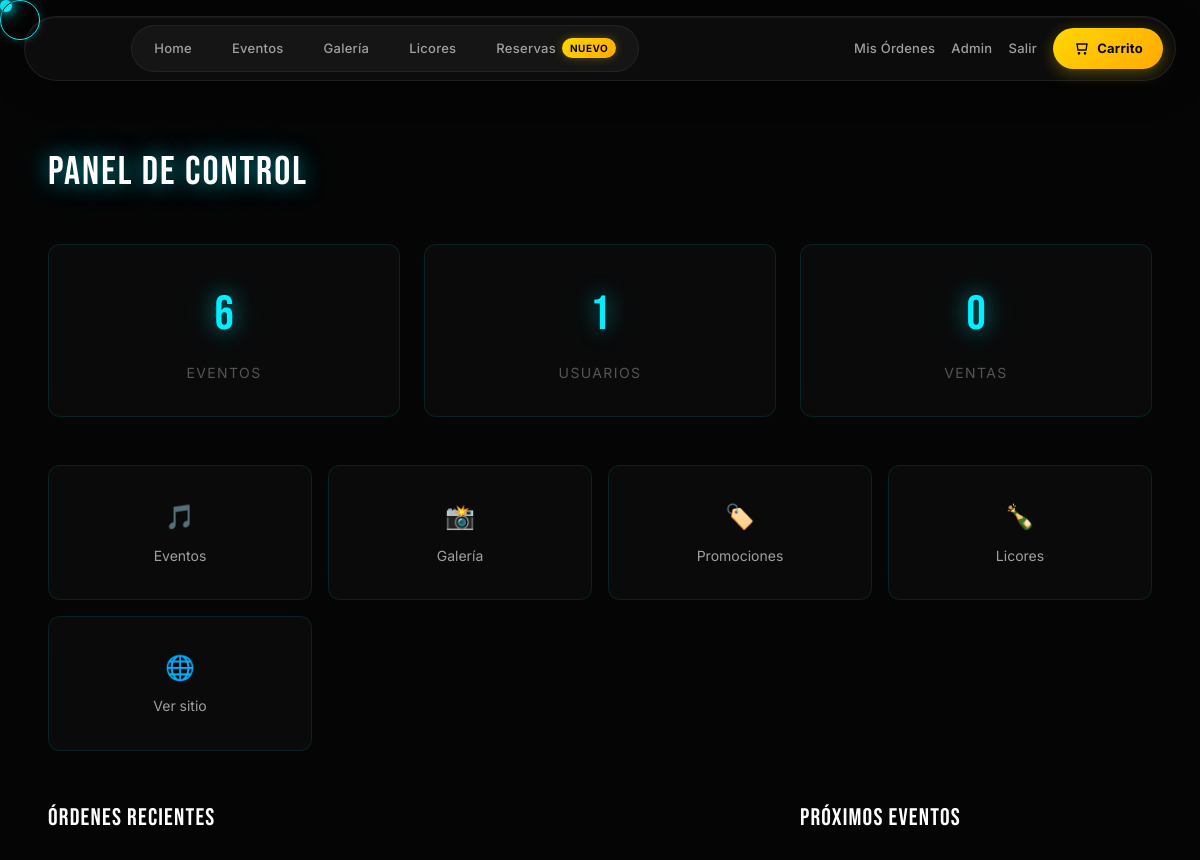
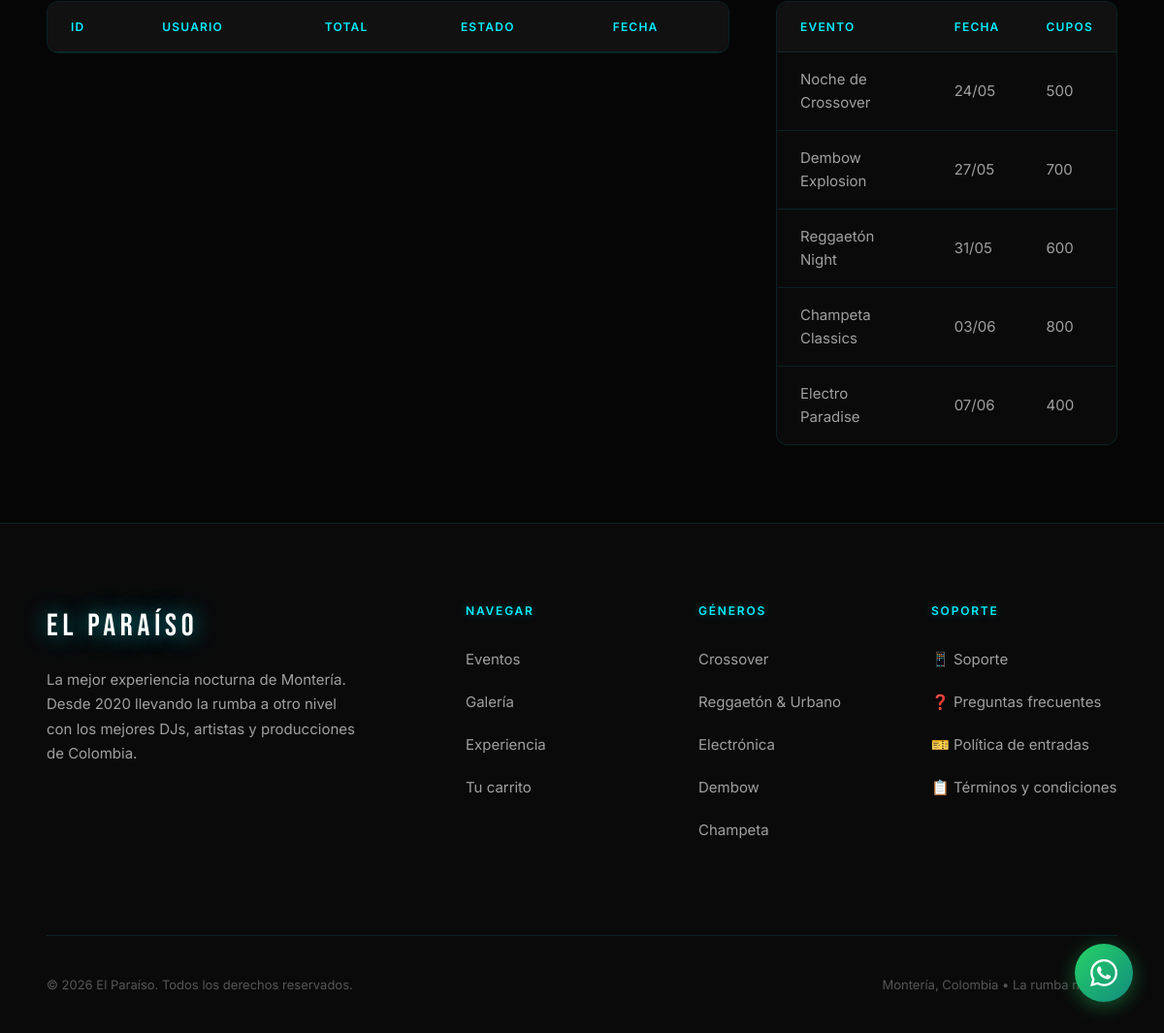
Page /admin (signed in) on the committed database (2 pictures, top to bottom).
### app.py (models this page shows, shortened)
class Evento(db.Model):
    __tablename__      = 'eventos'
    id                 = db.Column(db.Integer, primary_key=True)
    nombre             = db.Column(db.String(150), nullable=False)
    descripcion        = db.Column(db.Text)
    precio_general     = db.Column(db.Float, nullable=False)
    precio_vip         = db.Column(db.Float, nullable=False)
    precio_palco       = db.Column(db.Float, nullable=False)
    precio_backstage   = db.Column(db.Float, nullable=False)
    precio_king        = db.Column(db.Float, nullable=False)
    cupos              = db.Column(db.Integer, default=500)
    imagen             = db.Column(db.String(200), default='default.jpg')
    genero_id          = db.Column(db.Integer, db.ForeignKey('generos_musicales.id'), nullable=False)
    destacado          = db.Column(db.Boolean, default=False)
    fecha_evento       = db.Column(db.Date, nullable=False)
    hora_evento        = db.Column(db.String(10), default='22:00')
    artista            = db.Column(db.String(100))
    ubicacion          = db.Column(db.String(100), default='El Paraíso - Montería')
    creado_en          = db.Column(db.DateTime, default=datetime.utcnow)
    items              = db.relationship('ItemOrden', backref='evento', lazy=True)

### app.py (the view)
@app.route('/admin')
@login_required
@admin_required
def admin_dashboard():
    return render_template('admin/dashboard.html',
        total_eventos  = Evento.query.count(),
        total_usuarios = Usuario.query.count(),
        total_ordenes  = Orden.query.count(),
        ordenes_recientes = Orden.query.order_by(Orden.creado_en.desc()).limit(5).all(),
        eventos_proximos  = (Evento.query
                             .filter(Evento.fecha_evento >= date.today())
                             .order_by(Evento.fecha_evento).limit(5).all()),
    )

### app.py (called while the page is built)
@login_manager.user_loader
def load_user(user_id):
    return Usuario.query.get(int(user_id))

def admin_required(f):
    @wraps(f)
    def decorated_function(*args, **kwargs):
        if not current_user.is_authenticated or not current_user.es_admin:
            flash('Acceso denegado.', 'danger')
            return redirect(url_for('index'))
        return f(*args, **kwargs)
    return decorated_function

@app.context_processor
def inject_globals():
    generos = GeneroMusical.query.all()
    if current_user.is_authenticated:
        orden = Orden.query.filter_by(usuario_id=current_user.id, estado='pendiente').first()
        cart_count = sum(i.cantidad for i in orden.items) if orden else 0
    else:
        cart = session.get('carrito', {})
        cart_count = sum(
            v.get('cantidad', 1) if isinstance(v, dict) else v
            for v in cart.values()
        )
    return dict(generos_nav=generos, cart_count=cart_count)

### templates/admin/dashboard.html (shortened to what this page needs)
{% extends 'base.html' %}
{% block content %}
<section class="admin-section">
    <div class="container">
        <h1 class="admin-title">Panel de Control</h1>
        <div class="admin-stats">
            <div class="stat-card">
                <div class="stat-num">{{ total_eventos }}</div>
                <div class="stat-label">Eventos</div>
            </div>
            <div class="stat-card">
                <div class="stat-num">{{ total_usuarios }}</div>
                <div class="stat-label">Usuarios</div>
            </div>
            <div class="stat-card">
                <div class="stat-num">{{ total_ordenes }}</div>
                <div class="stat-label">Ventas</div>
            </div>
        </div>
        <div style="display: grid; grid-template-columns: repeat(4, 1fr); gap: 16px; margin-bottom: 48px;">
            <a href="{{ url_for('admin_eventos') }}" class="stat-card" style="text-decoration: none; text-align: center;">
                <div style="font-size: 1.5rem; margin-bottom: 8px;">🎵</div>
                <div style="font-size: 0.875rem; color: var(--text-secondary);">Eventos</div>
            </a>
            <a href="{{ url_for('admin_galeria') }}" class="stat-card" style="text-decoration: none; text-align: center;">
                <div style="font-size: 1.5rem; margin-bottom: 8px;">📸</div>
                <div style="font-size: 0.875rem; color: var(--text-secondary);">Galería</div>
            </a>
            <a href="{{ url_for('admin_promociones') }}" class="stat-card" style="text-decoration: none; text-align: center;">
                <div style="font-size: 1.5rem; margin-bottom: 8px;">🏷️</div>
                <div style="font-size: 0.875rem; color: var(--text-secondary);">Promociones</div>
            </a>
            <a href="{{ url_for('admin_licores') }}" class="stat-card" style="text-decoration: none; text-align: center;">
                <div style="font-size: 1.5rem; margin-bottom: 8px;">🍾</div>
                <div style="font-size: 0.875rem; color: var(--text-secondary);">Licores</div>
            </a>
            <a href="{{ url_for('index') }}" target="_blank" class="stat-card" style="text-decoration: none; text-align: center;">
                <div style="font-size: 1.5rem; margin-bottom: 8px;">🌐</div>
                <div style="font-size: 0.875rem; color: var(--text-secondary);">Ver sitio</div>
            </a>
        </div>
        <div style="display: grid; grid-template-columns: 2fr 1fr; gap: 48px;">
            <div>
                <h2 class="admin-subtitle">Órdenes recientes</h2>
                <div class="admin-table-wrap">
                    <table class="admin-table">
                        <thead>
                            <tr>
                                <th>ID</th>
                                <th>Usuario</th>
                                <th>Total</th>
                                <th>Estado</th>
                                <th>Fecha</th>
                            </tr>
                        </thead>
                    </table>
                </div>
            </div>
            <div>
                <h2 class="admin-subtitle">Próximos eventos</h2>
                <div class="admin-table-wrap">
                    <table class="admin-table">
                        <thead>
                            <tr>
                                <th>Evento</th>
                                <th>Fecha</th>
                                <th>Cupos</th>
                            </tr>
                        </thead>
                        <tbody>
                            {% for evt in eventos_proximos %}
                            <tr>
                                <td>{{ evt.nombre }}</td>
                                <td>{{ evt.fecha_evento.strftime('%d/%m') }}</td>
                                <td>{{ evt.cupos }}</td>
                            </tr>
                            {% endfor %}
                        </tbody>
                    </table>
                </div>
            </div>
        </div>
    </div>
</section>
{% endblock %}

### templates/base.html (shortened to what this page needs)
<!DOCTYPE html>
<html lang="es">
<head>
    <link rel="stylesheet" href="https://cdn.jsdelivr.net/npm/flatpickr/dist/flatpickr.min.css">
    <link rel="stylesheet" href="{{ url_for('static', filename='css/style.css') }}">
</head>
<body>
    <div class="cursor"></div>
    <div class="cursor-follower"></div>
    {% include 'partials/nav.html' %}
    <main>
        {% block content %}{% endblock %}
    </main>
    {% include 'partials/footer.html' %}
</body>
</html>

### templates/partials/nav.html (shortened to what this page needs)
<nav class="nav-v3" id="navbar" role="navigation" aria-label="Navegación principal">
    <div class="nav-v3-inner">
        <div class="nav-v3-left">
            <a href="{{ url_for('index') }}" class="nav-v3-logo" id="nav-logo" aria-label="El Paraíso — Inicio">
            </a>
            <div class="nav-v3-pills">
                <a href="{{ url_for('index') }}" class="nav-v3-pill {% if request.endpoint == 'index' %}active{% endif %}">Home</a>
                <a href="{{ url_for('eventos') }}" class="nav-v3-pill {% if request.endpoint in ['eventos', 'evento'] %}active{% endif %}">Eventos</a>
                <a href="{{ url_for('galeria') }}" class="nav-v3-pill {% if request.endpoint == 'galeria' %}active{% endif %}">Galería</a>
                <a href="{{ url_for('licores') }}" class="nav-v3-pill {% if request.endpoint == 'licores' %}active{% endif %}">Licores</a>
                <a href="{{ url_for('reservas') }}" class="nav-v3-pill {% if request.endpoint == 'reservas' %}active{% endif %}">
                    Reservas
                    <span class="nav-v3-badge-new">NUEVO</span>
                </a>
            </div>
        </div>
        <div class="nav-v3-right">
            {% if current_user.is_authenticated %}
                <a href="{{ url_for('mis_ordenes') }}" class="nav-v3-link">Mis Órdenes</a>
                {% if current_user.es_admin %}
                    <a href="{{ url_for('admin_dashboard') }}" class="nav-v3-link">Admin</a>
                {% endif %}
                <a href="{{ url_for('logout') }}" class="nav-v3-link">Salir</a>
            {% else %}
                <a href="{{ url_for('login') }}" class="nav-v3-link">Acceder</a>
            {% endif %}
            <a href="{{ url_for('carrito') }}" class="nav-v3-cta" aria-label="Carrito de compras">
                <svg width="16" height="16" viewBox="0 0 24 24" fill="none" stroke="currentColor" stroke-width="2" aria-hidden="true">
                    <path d="M6 6h15l-1.5 9h-12L6 6z"/>
                    <circle cx="9" cy="20" r="1"/><circle cx="18" cy="20" r="1"/>
                </svg>
                Carrito
            </a>
        </div>
    </div>
</nav>
<a href="https://wa.me/573226684422?text=Hola%20El%20Para%C3%ADso!%20Quiero%20info%20sobre%20eventos%20y%20reservas"
   class="whatsapp-float" target="_blank" rel="noopener noreferrer" aria-label="Contactar por WhatsApp">
</a>

### templates/partials/footer.html
<footer class="footer">
    <div class="footer-grid">
        <div>
            <div class="footer-brand">EL PARAÍSO</div>
            <p class="footer-desc">La mejor experiencia nocturna de Montería. Desde 2020 llevando la rumba a otro nivel con los mejores DJs, artistas y producciones de Colombia.</p>
        </div>
        <div>
            <div class="footer-title">Navegar</div>
            <ul class="footer-links">
                <li><a href="{{ url_for('eventos') }}">Eventos</a></li>
                <li><a href="{{ url_for('galeria') }}">Galería</a></li>
                <li><a href="{{ url_for('index') }}#experiencia">Experiencia</a></li>
                <li><a href="{{ url_for('carrito') }}">Tu carrito</a></li>
            </ul>
        </div>
        <div>
            <div class="footer-title">Géneros</div>
            <ul class="footer-links">
                <li><a href="{{ url_for('eventos', slug='crossover') }}">Crossover</a></li>
                <li><a href="{{ url_for('eventos', slug='reggaeton') }}">Reggaetón & Urbano</a></li>
                <li><a href="{{ url_for('eventos', slug='electronica') }}">Electrónica</a></li>
                <li><a href="{{ url_for('eventos', slug='dembow') }}">Dembow</a></li>
                <li><a href="{{ url_for('eventos', slug='champeta') }}">Champeta</a></li>
            </ul>
        </div>
        <div>
            <div class="footer-title">Soporte</div>
            <ul class="footer-links">
                <li><a href="https://wa.me/573226684422?text=Hola%20El%20Paraíso!%20Tengo%20una%20pregunta" target="_blank" rel="noopener">📱 Soporte</a></li>
                <li><a href="{{ url_for('faq') }}">❓ Preguntas frecuentes</a></li>
                <li><a href="{{ url_for('politica') }}">🎫 Política de entradas</a></li>
                <li><a href="{{ url_for('terminos') }}">📋 Términos y condiciones</a></li>
            </ul>
        </div>
    </div>
    <div class="footer-bottom">
        <span>© 2026 El Paraíso. Todos los derechos reservados.</span>
        <span>Montería, Colombia • La rumba no para</span>
    </div>
</footer>

### rows in the picture
Evento: nombre "Noche de Crossover", fecha_evento "24/05", cupos "500"
Evento: nombre "Dembow Explosion", fecha_evento "27/05", cupos "700"
Evento: nombre "Reggaetón Night", fecha_evento "31/05", cupos "600"
Evento: nombre "Champeta Classics", fecha_evento "03/06", cupos "800"
Evento: nombre "Electro Paradise", fecha_evento "07/06", cupos "400"

### other values in the picture
{{ total_eventos }} "6"
{{ total_usuarios }} "1"
{{ total_ordenes }} "0"
